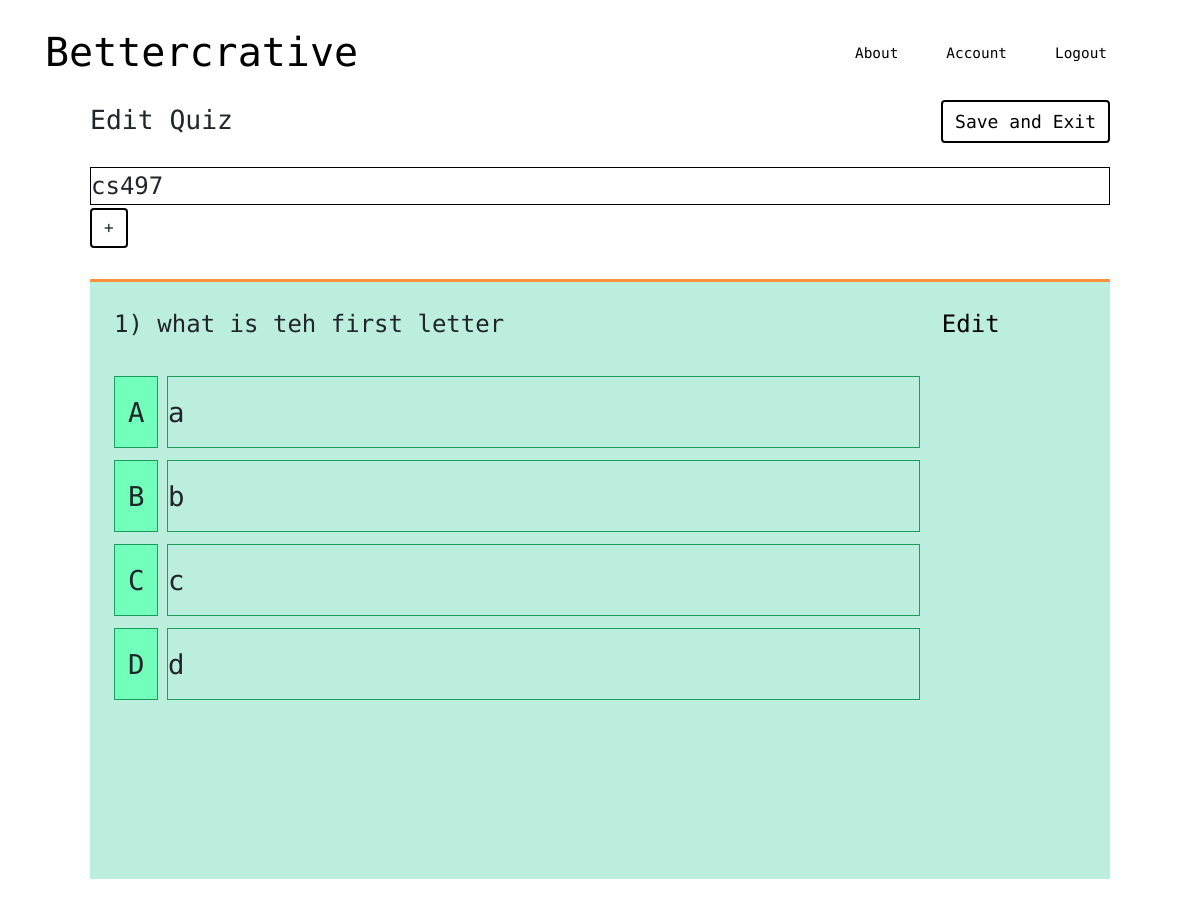
/quiz/1 (signed in), run on an earlier commit of the app's database.
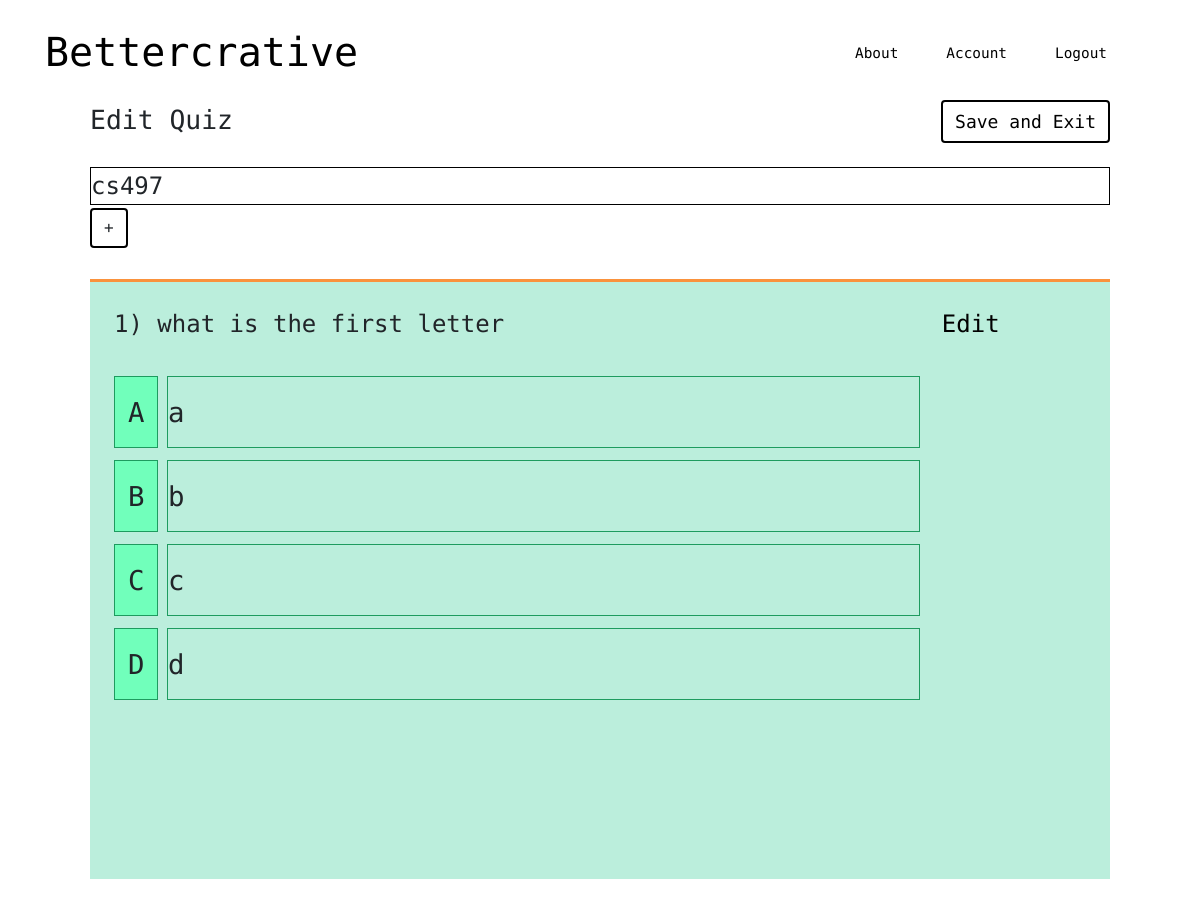
And on a later commit of the database.
### bettercrative/models.py (models this page shows, shortened)
class Quiz(db.Model):
    id = db.Column(db.Integer, primary_key=True)
    name = db.Column(db.String(50), unique=True, nullable=False)
    question_content = db.Column(db.String, nullable=False)
    question_answers = db.relationship('Answer', backref='quiz', lazy=True, collection_class=list,
                                       cascade="all, delete, delete-orphan")
    date_created = db.Column(db.Date, nullable=False, default=datetime.today())
    user_id = db.Column(db.Integer, db.ForeignKey('user.id'), nullable=False)
    classroom_host_id = db.Column(db.Integer, db.ForeignKey('classroom.id'), nullable=True)
    active_question = db.Column(db.String, nullable=True)
    questions = db.relationship('Question', backref='quiz', lazy=True, collection_class=list, cascade="all, delete, delete-orphan")

### bettercrative/quizzes/routes.py (the view)
@quizzes.route("/quiz/<int:quiz_id>")
@login_required
def quiz(quiz_id):
    quiz = Quiz.query.get_or_404(quiz_id)
    return render_template('quiz.html', title=quiz.name, quiz=quiz)

### bettercrative/models.py (called while the page is built)
@login_manager.user_loader
def load_user(id):
    return User.query.get(int(id))

    def __repr__(self):
        return f"Answer('{self.content}', '{self.correct}')"

### bettercrative/templates/quiz.html (shortened to what this page needs)
{% extends "layout.html" %}
{% block content %}
    <div id = "quiz-content-container">
        <div id = "editing-container">
            <div id = "edit-section">
                <div class ="headerSection">
                    <div class = "editSign">Edit Quiz</div>
                    <div class = "QuizSaveExitBtn btn" > <a href ="{{ url_for('users.account')}}" >Save and Exit</a></div>
                </div>
            </div>
            <div id = "quiz-title">
                <div id="quizname">
                    {{quiz.name}}
                </div>
            </div>
            <div>
                <button class="btn" onclick="addQuestion('{{ url_for('quizzes.add_question') }}', q_id={{ quiz.id }})">
                    +
                </button>
            </div>
            <div id = "questions">
                <div id = "given-question">
                    <div id = "question">
                        <div class = "multiple-choice">
                            <div class = "question-edit-header">
                                <div class="question-number">
                                    <label>1) {{quiz.question_content}}</label>
                                    <a id = "Quiz-Edit" href= "#"> Edit</a>
                                </div>
                            </div>
                            {%for eachanswer in quiz.question_answers%}
                            <div class = "answerContainer reset">
                                <div class = "answerChoice">
                                    {%if quiz.question_answers.index(eachanswer) == 0%}
                                    <span class = "choice"> A </span>
                                    {%elif quiz.question_answers.index(eachanswer) == 1 %}
                                    <span class = "choice"> B</span>
                                    {%elif quiz.question_answers.index(eachanswer) == 2 %}
                                    <span class = "choice"> C</span>
                                    {%else %}
                                    <span class = "choice"> D</span>
                                    {%endif%}
                                    <div class = "answerBox">
                                        <div class = "answerBox-answer">
                                            {{eachanswer.content}}
                                        </div>
                                    </div>
                                </div>
                            {%endfor%}
                            </div>
                        </div>
                    </div>
                </div>
            </div>
        </div>
    </div>
{% endblock %}

What changed in the data, as far as the page shows it:
changed Quiz "cs497": question_content "what is teh first letter" → "what is the first letter"
